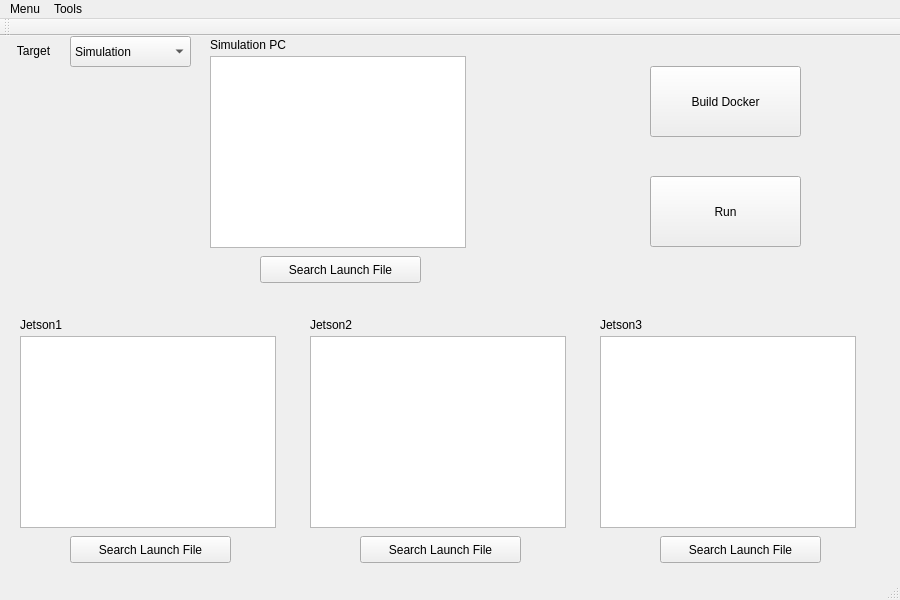
<?xml version="1.0" encoding="UTF-8"?>
<ui version="4.0">
 <class>robotx_runtime_manager_mainwindow</class>
 <widget class="QMainWindow" name="robotx_runtime_manager_mainwindow">
  <property name="geometry">
   <rect>
    <x>0</x>
    <y>0</y>
    <width>900</width>
    <height>600</height>
   </rect>
  </property>
  <property name="windowTitle">
   <string>RobotX Runtime Manager</string>
  </property>
  <property name="styleSheet">
   <string notr="true"/>
  </property>
  <widget class="QWidget" name="centralWidget">
   <widget class="QComboBox" name="comboBox_target">
    <property name="geometry">
     <rect>
      <x>70</x>
      <y>0</y>
      <width>121</width>
      <height>31</height>
     </rect>
    </property>
    <item>
     <property name="text">
      <string>Simulation</string>
     </property>
    </item>
    <item>
     <property name="text">
      <string>Hardware</string>
     </property>
    </item>
   </widget>
   <widget class="QLabel" name="label">
    <property name="geometry">
     <rect>
      <x>0</x>
      <y>6</y>
      <width>67</width>
      <height>17</height>
     </rect>
    </property>
    <property name="text">
     <string>Target</string>
    </property>
    <property name="alignment">
     <set>Qt::AlignCenter</set>
    </property>
   </widget>
   <widget class="QLabel" name="label_2">
    <property name="geometry">
     <rect>
      <x>20</x>
      <y>280</y>
      <width>67</width>
      <height>17</height>
     </rect>
    </property>
    <property name="text">
     <string>Jetson1</string>
    </property>
   </widget>
   <widget class="QTableView" name="jetson1_setting_table">
    <property name="geometry">
     <rect>
      <x>20</x>
      <y>300</y>
      <width>256</width>
      <height>192</height>
     </rect>
    </property>
   </widget>
   <widget class="QLabel" name="label_3">
    <property name="geometry">
     <rect>
      <x>210</x>
      <y>0</y>
      <width>101</width>
      <height>17</height>
     </rect>
    </property>
    <property name="text">
     <string>Simulation PC</string>
    </property>
   </widget>
   <widget class="QTableView" name="simulation_pc_setting_table">
    <property name="geometry">
     <rect>
      <x>210</x>
      <y>20</y>
      <width>256</width>
      <height>192</height>
     </rect>
    </property>
   </widget>
   <widget class="QLabel" name="label_4">
    <property name="geometry">
     <rect>
      <x>310</x>
      <y>280</y>
      <width>67</width>
      <height>17</height>
     </rect>
    </property>
    <property name="text">
     <string>Jetson2</string>
    </property>
   </widget>
   <widget class="QTableView" name="jetson2_setting_table">
    <property name="geometry">
     <rect>
      <x>310</x>
      <y>300</y>
      <width>256</width>
      <height>192</height>
     </rect>
    </property>
   </widget>
   <widget class="QLabel" name="label_5">
    <property name="geometry">
     <rect>
      <x>600</x>
      <y>280</y>
      <width>67</width>
      <height>17</height>
     </rect>
    </property>
    <property name="text">
     <string>Jetson3</string>
    </property>
   </widget>
   <widget class="QTableView" name="jetson3_setting_table">
    <property name="geometry">
     <rect>
      <x>600</x>
      <y>300</y>
      <width>256</width>
      <height>192</height>
     </rect>
    </property>
   </widget>
   <widget class="QPushButton" name="pushButton_docker">
    <property name="geometry">
     <rect>
      <x>650</x>
      <y>30</y>
      <width>151</width>
      <height>71</height>
     </rect>
    </property>
    <property name="text">
     <string>Build Docker</string>
    </property>
   </widget>
   <widget class="QPushButton" name="pushButton_run">
    <property name="geometry">
     <rect>
      <x>650</x>
      <y>140</y>
      <width>151</width>
      <height>71</height>
     </rect>
    </property>
    <property name="text">
     <string>Run</string>
    </property>
   </widget>
   <widget class="QPushButton" name="pushButton_search_launch_file_jetson1">
    <property name="geometry">
     <rect>
      <x>70</x>
      <y>500</y>
      <width>161</width>
      <height>27</height>
     </rect>
    </property>
    <property name="text">
     <string>Search Launch File</string>
    </property>
   </widget>
   <widget class="QPushButton" name="pushButton_search_launch_file_jetson2">
    <property name="geometry">
     <rect>
      <x>360</x>
      <y>500</y>
      <width>161</width>
      <height>27</height>
     </rect>
    </property>
    <property name="text">
     <string>Search Launch File</string>
    </property>
   </widget>
   <widget class="QPushButton" name="pushButton_search_launch_file_jetson3">
    <property name="geometry">
     <rect>
      <x>660</x>
      <y>500</y>
      <width>161</width>
      <height>27</height>
     </rect>
    </property>
    <property name="text">
     <string>Search Launch File</string>
    </property>
   </widget>
   <widget class="QPushButton" name="pushButton_search_launch_file_simulation">
    <property name="geometry">
     <rect>
      <x>260</x>
      <y>220</y>
      <width>161</width>
      <height>27</height>
     </rect>
    </property>
    <property name="text">
     <string>Search Launch File</string>
    </property>
   </widget>
  </widget>
  <widget class="QMenuBar" name="menuBar">
   <property name="geometry">
    <rect>
     <x>0</x>
     <y>0</y>
     <width>900</width>
     <height>25</height>
    </rect>
   </property>
   <widget class="QMenu" name="menuMenu">
    <property name="title">
     <string>Menu</string>
    </property>
    <addaction name="actionLoad_Setting"/>
    <addaction name="actionSave_Settings"/>
   </widget>
   <widget class="QMenu" name="menuTools">
    <property name="title">
     <string>Tools</string>
    </property>
    <addaction name="separator"/>
    <addaction name="actionRqt_robot_monitor"/>
    <addaction name="actionRqt_bag"/>
   </widget>
   <addaction name="menuMenu"/>
   <addaction name="menuTools"/>
  </widget>
  <widget class="QToolBar" name="mainToolBar">
   <attribute name="toolBarArea">
    <enum>TopToolBarArea</enum>
   </attribute>
   <attribute name="toolBarBreak">
    <bool>true</bool>
   </attribute>
  </widget>
  <widget class="QStatusBar" name="statusBar"/>
  <action name="actionLoad_Setting">
   <property name="text">
    <string>Load Settings</string>
   </property>
  </action>
  <action name="actionSave_Settings">
   <property name="text">
    <string>Save Settings</string>
   </property>
  </action>
  <action name="actionRqt_robot_monitor">
   <property name="text">
    <string>rqt_robot_monitor</string>
   </property>
  </action>
  <action name="actionRqt_bag">
   <property name="text">
    <string>rqt_bag</string>
   </property>
  </action>
 </widget>
 <layoutdefault spacing="6" margin="11"/>
 <resources/>
 <connections/>
</ui>
